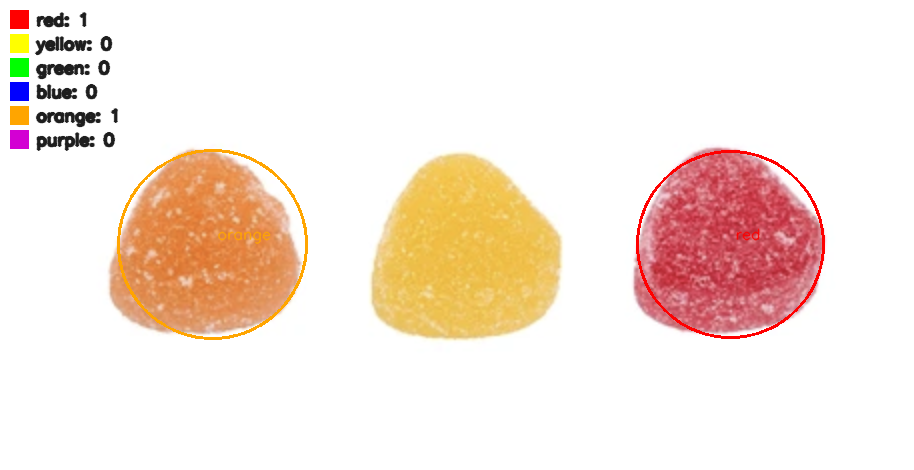
#> input picture exports/cukik_vis.png, 914 x 470 px; its folder holds only this picture in this run
$ python main.py -i exports/cukik_vis.png
#> lines starting #> are read from the running program, lines starting #| are printed output that depends on the picture; after the words box and inside, x2 and y2 are one past the last pixel; in counts of white or black regions, pixels touching at a corner belong together
### src/candy_pipeline.py
import cv2
import numpy as np
import pandas as pd
import json, time
from dataclasses import dataclass

# --- (opcionális) debug: per-szín maszkok mentése és pixelek száma ---
# [8 lines left out: function _debug_save_masks, not called in this run]

# HSV színtartományok (finomítható – jelenleg kissé szigorúbb S/V a háttér kizárására)
COLOR_RANGES = {
    # red: szűkebb alsó sáv, hogy ne menjen az orange-ra
    "red1":   ((0,   45, 45), (7, 255, 255)),     # H: 0..7
    "red2":   ((168, 45, 45), (179, 255, 255)),

    # orange: külön sáv, felfelé nem ér el a yellow-ba
    "orange": ((8,   40, 40), (22, 255, 255)),    # H: 8..22

    # yellow: lejjebb nem ér be az orange-ba
    "yellow": ((23,  40, 40), (40, 255, 255)),    # H: 23..40

    "green":  ((50,  40, 40), (85, 255, 255)),
    "blue":   ((92,  40, 40), (120,255, 255)),
    "purple": ((125, 40, 40), (165,255, 255)),
}


# vizuális színek (BGR)
VIS_COLORS = {
    "red":    (0, 0, 255),
    "yellow": (0, 255, 255),
    "green":  (0, 255, 0),
    "blue":   (255, 0, 0),
    "orange": (0, 165, 255),
    "purple": (211, 0, 211),
    "mixed":  (200, 200, 200),
}

@dataclass
class Params:
    # alap pipeline
    blur_ksize: int = 5
    morph_open: int = 3
    morph_close: int = 3
    min_area: int = 150
    max_area: int = 200000
    circularity_min: float = 0.6
    downscale_max: int = 1400

    # watershed (érintkező cukorkák)
    use_watershed: bool = False
    dt_thresh_ratio: float = 0.4

    # Hough-kördetektálás (színfüggetlen)
    use_hough: bool = False
    hough_dp: float = 1.2
    hough_minDist: int = 60
    hough_param1: int = 100
    hough_param2: int = 30
    hough_minRadius: int = 20
    hough_maxRadius: int = 120

def _ensure_odd(k: int) -> int:
    return max(1, (k // 2) * 2 + 1)

def preprocess(bgr, p: Params):
    h, w = bgr.shape[:2]
    scale = 1.0
    if max(h, w) > p.downscale_max:
        scale = p.downscale_max / max(h, w)
        bgr = cv2.resize(bgr, (int(w * scale), int(h * scale)), interpolation=cv2.INTER_AREA)
    blur_k = _ensure_odd(p.blur_ksize)
    if blur_k > 1:
        bgr = cv2.GaussianBlur(bgr, (blur_k, blur_k), 0)
    hsv = cv2.cvtColor(bgr, cv2.COLOR_BGR2HSV)
    return bgr, hsv, scale

def make_color_masks(hsv):
    masks = {}
    # piros két tartományból
    lower1, upper1 = COLOR_RANGES["red1"]
    lower2, upper2 = COLOR_RANGES["red2"]
    red_mask = cv2.inRange(hsv, np.array(lower1), np.array(upper1)) | \
               cv2.inRange(hsv, np.array(lower2), np.array(upper2))
    masks["red"] = red_mask
    for name in ["yellow", "green", "blue", "orange", "purple"]:
        lo, hi = COLOR_RANGES[name]
        masks[name] = cv2.inRange(hsv, np.array(lo), np.array(hi))
    return masks

# [5 lines left out: function maybe_save_masks, not called in this run]


def combine_masks(masks):
    out = np.zeros_like(next(iter(masks.values())))
    for m in masks.values():
        out = out | m
    return out

def morphology(mask, p: Params):
    out = mask.copy()
    if p.morph_open > 0:
        k = cv2.getStructuringElement(cv2.MORPH_ELLIPSE, (p.morph_open, p.morph_open))
        out = cv2.morphologyEx(out, cv2.MORPH_OPEN, k)
    if p.morph_close > 0:
        k = cv2.getStructuringElement(cv2.MORPH_ELLIPSE, (p.morph_close, p.morph_close))
        out = cv2.morphologyEx(out, cv2.MORPH_CLOSE, k)
    return out

def _contours_from_binary(bin_img):
    contours, _ = cv2.findContours(bin_img, cv2.RETR_EXTERNAL, cv2.CHAIN_APPROX_SIMPLE)
    return contours

def _filter_and_pack_contours(contours, bgr, p: Params):
    detections = []
    for cid, cnt in enumerate(contours):
        area = cv2.contourArea(cnt)
        if area < p.min_area or area > p.max_area:
            continue
        peri = cv2.arcLength(cnt, True)
        if peri == 0:
            continue
        circularity = float((4.0 * np.pi * area) / (peri * peri))
        if circularity < p.circularity_min:
            continue
        (cx, cy), radius = cv2.minEnclosingCircle(cnt)
        x, y, w, h = cv2.boundingRect(cnt)
        detections.append({
            "id": cid,
            "cnt": cnt,
            "bbox": (x, y, w, h),
            "cx": float(cx),
            "cy": float(cy),
            "r": float(radius),
            "area": float(area),
            "circularity": circularity
        })
    return detections

def find_candies(bgr, mask_all, p: Params):
    contours = _contours_from_binary(mask_all)
    return _filter_and_pack_contours(contours, bgr, p)

# [100 lines left out: functions _nms_circles, find_candies_hough, watershed_split, not called in this run]

def classify_color(hsv, det, masks):
    cnt = det["cnt"]
    mask_cnt = np.zeros(hsv.shape[:2], dtype=np.uint8)
    cv2.drawContours(mask_cnt, [cnt], -1, 255, thickness=cv2.FILLED)
    best_color, best_hits = "mixed", 0
    for cname, cmask in masks.items():
        hits = cv2.countNonZero(cv2.bitwise_and(cmask, mask_cnt))
        if hits > best_hits:
            best_hits = hits
            best_color = cname
    return best_color

# [37 lines left out: function classify_color_in_circle, not called in this run]


def _draw_legend(vis, counts, start=(10, 10), box=18, gap=6):
    x, y = start
    for cname in ["red", "yellow", "green", "blue", "orange", "purple"]:
        if cname not in VIS_COLORS:
            continue
        color = VIS_COLORS[cname]
        cv2.rectangle(vis, (x, y), (x + box, y + box), color, thickness=-1)
        txt = f"{cname}: {counts.get(cname, 0)}"
        cv2.putText(vis, txt, (x + box + 8, y + box - 3),
                    cv2.FONT_HERSHEY_SIMPLEX, 0.55, (30, 30, 30), 2, cv2.LINE_AA)
        y += box + gap

def annotate_and_export(bgr, hsv, detections, masks, out_png, out_csv):
    vis = bgr.copy()
    rows = []

    for det in detections:
        if det["cnt"] is not None:
            color = classify_color(hsv, det, masks)
        else:
            color = classify_color_in_circle(hsv, det["cx"], det["cy"], det["r"], COLOR_RANGES)

        cx, cy = int(det["cx"]), int(det["cy"])
        r = int(det["r"])
        bgr_col = VIS_COLORS.get(color, VIS_COLORS["mixed"])

        cv2.circle(vis, (cx, cy), r, bgr_col, 2)
        cv2.putText(vis, color, (cx + 5, cy - 5),
                    cv2.FONT_HERSHEY_SIMPLEX, 0.5, bgr_col, 1, cv2.LINE_AA)

        rows.append({
            "id": det["id"],
            "x": cx,
            "y": cy,
            "radius_px": det["r"],
            "area_px": det["area"],
            "circularity": det["circularity"],
            "color": color
        })

    df = pd.DataFrame(rows)
    counts = df["color"].value_counts().to_dict() if not df.empty else {}
    _draw_legend(vis, counts)

    if out_png:
        cv2.imwrite(out_png, vis)
    if out_csv:
        # 1) részletes táblázat (változatlan)
        df.to_csv(out_csv, index=False)

        # 2) summary csv: per-color + összeg + átlagok + paraméterek
        summary = {
            "total": int(len(df)),
            "avg_radius_px": float(df["radius_px"].mean()) if not df.empty else 0.0,
            "avg_area_px": float(df["area_px"].mean()) if not df.empty else 0.0,
            "circularity_mean": float(df["circularity"].mean()) if not df.empty else 0.0,
            "counts": counts,
            "generated_at": time.strftime("%Y-%m-%d %H:%M:%S"),
        }
        # paraméterek egyszerű dumpja
        try:
            from dataclasses import asdict
            summary["params"] = asdict(params_attached)  # lásd lent: params átadása
        except Exception:
            pass

        import os
        stem, ext = os.path.splitext(out_csv)
        pd.DataFrame([{
            **{f"count_{k}": v for k, v in counts.items()},
            **{k: v for k, v in summary.items() if k not in ["counts","params"]},
            "params_json": json.dumps(summary.get("params", {})),
        }]).to_csv(stem + "_summary.csv", index=False)

    return vis, df, counts


def run(image_path: str, params: Params, out_png: str, out_csv: str):
    global params_attached
    params_attached = params  # így a metrikák exportja el fogja érni
    bgr = cv2.imread(image_path)

    if bgr is None:
        raise FileNotFoundError(image_path)

    bgr_p, hsv, scale = preprocess(bgr, params)

    if params.use_hough:
        # Színtől független kördetektálás; a színt a kör belsejéből becsüljük
        detections = find_candies_hough(bgr_p, hsv, params)
        masks = make_color_masks(hsv)  # legenda miatt hasznos
        maybe_save_masks(masks, out_png)
        mask_all = None
    else:
        masks = make_color_masks(hsv)
        # (opcionális) debug maszkok
        # _debug_save_masks(masks, os.path.join(os.path.dirname(out_png), "masks"))

        mask_all = morphology(combine_masks(masks), params)
        if params.use_watershed:
            detections, _ = watershed_split(bgr_p, mask_all, params)
        else:
            detections = find_candies(bgr_p, mask_all, params)

    vis, df, counts = annotate_and_export(bgr_p, hsv, detections, masks, out_png, out_csv)
    return vis, df, mask_all, counts, scale

### main.py
import argparse, os
from src.candy_pipeline import Params, run

def apply_preset(p, name):
    p.use_hough = True
    if name == "clean":
        p.hough_dp = 1.0
        p.hough_minDist = 80
        p.hough_param1 = 95
        p.hough_param2 = 22
        p.hough_minRadius = 30
        p.hough_maxRadius = 100
        p.min_area = 130
        p.blur_ksize = 3
        p.use_watershed = False
    elif name == "balanced":
        p.hough_dp = 0.95
        p.hough_minDist = 72
        p.hough_param1 = 95
        p.hough_param2 = 18
        p.hough_minRadius = 30
        p.hough_maxRadius = 105
        p.min_area = 110
        p.blur_ksize = 3
    elif name == "aggressive":
        p.hough_dp = 0.9
        p.hough_minDist = 60
        p.hough_param1 = 90
        p.hough_param2 = 14
        p.hough_minRadius = 28
        p.hough_maxRadius = 110
        p.min_area = 90
        p.blur_ksize = 3
    elif name == "stuck":
        p.use_watershed = True
        p.dt_thresh_ratio = 0.45
        p.morph_open = 5
        p.morph_close = 5
        p.use_hough = False
    return p

def main():
    ap = argparse.ArgumentParser(description="Színes cukorkaszámláló és -osztályozó")

    ap.add_argument("--input", "-i", required=True, help="Bemeneti kép (pl. data/samples/candy.jpg)")
    ap.add_argument("--outdir", "-o", default="exports", help="Kimeneti mappa")
    ap.add_argument("--min-area", type=int, default=150)
    ap.add_argument("--circ-min", type=float, default=0.6)
    ap.add_argument("--open", type=int, default=3)
    ap.add_argument("--close", type=int, default=3)
    ap.add_argument("--blur", type=int, default=5)
    ap.add_argument("--watershed", action="store_true")
    ap.add_argument("--dt-thresh", type=float, default=0.4)

    ap.add_argument("--hough", action="store_true")
    ap.add_argument("--h-dp", type=float, default=1.2)
    ap.add_argument("--h-minDist", type=int, default=60)
    ap.add_argument("--h-p1", type=int, default=100)
    ap.add_argument("--h-p2", type=int, default=30)
    ap.add_argument("--h-minR", type=int, default=20)
    ap.add_argument("--h-maxR", type=int, default=120)

    ap.add_argument("--preset", choices=["clean", "balanced", "aggressive", "stuck"])
    ap.add_argument("--save-masks", action="store_true")

    args = ap.parse_args()

    p = Params(
        blur_ksize=args.blur,
        morph_open=args.open,
        morph_close=args.close,
        min_area=args.min_area,
        circularity_min=args.circ_min,
        use_watershed=args.watershed,
        dt_thresh_ratio=args.dt_thresh,
        use_hough=args.hough,
        hough_dp=args.h_dp,
        hough_minDist=args.h_minDist,
        hough_param1=args.h_p1,
        hough_param2=args.h_p2,
        hough_minRadius=args.h_minR,
        hough_maxRadius=args.h_maxR
    )

    if args.preset:
        p = apply_preset(p, args.preset)

    if args.save_masks:
        os.environ["SAVE_MASKS"] = "1"

    os.makedirs(args.outdir, exist_ok=True)
    stem = os.path.splitext(os.path.basename(args.input))[0]
    out_png = os.path.join(args.outdir, f"{stem}_vis.png")
    out_csv = os.path.join(args.outdir, f"{stem}_metrics.csv")

    _, df, _, counts, _ = run(args.input, p, out_png, out_csv)
#> in run, bgr is the input picture: shape (470, 914, 3); mean B, G, R 220.9, 231.1, 247.1
#> in preprocess, `hsv = cv2.cvtColor(bgr, cv2.COLOR_BGR2HSV)`: hsv: shape (470, 914, 3); mean H, S, V 16.3, 31.1, 247.5
#> in run, `bgr_p, hsv, scale = preprocess(bgr, params)`: scale = 1
#> in make_color_masks, `red_mask = cv2.inRange(hsv, np.array(lower1), np.array(upper1)) | \ cv..`:
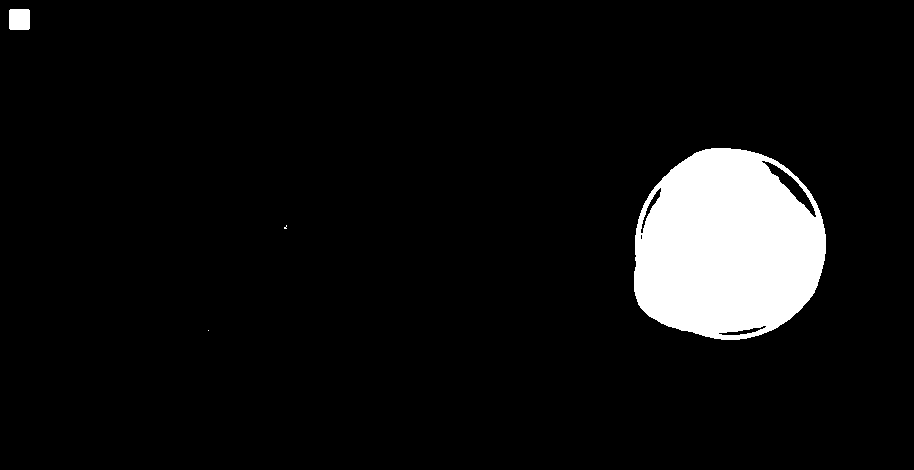
#> red_mask: shape (470, 914); 6.8% white; 4 white regions (2 under 20 px), largest, box (x1, y1, x2, y2) and area: (634, 148, 826, 340) 28648, (9, 9, 30, 30) 437
#> after the loop in make_color_masks, `for name in ["yellow", "green", "blue", "orange", "purple"]:`: masks = 6 items
#> the loop in combine_masks, `for m in masks.values():` made 6 passes
#> pass 2, in combine_masks, `out = out | m`:
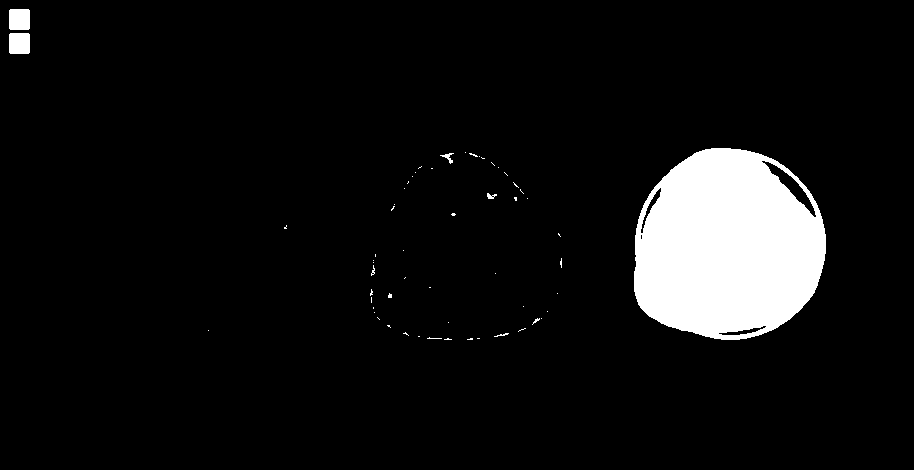
#> out: shape (470, 914); 7% white; 58 white regions (51 under 20 px), largest, box (x1, y1, x2, y2) and area: (634, 148, 826, 340) 28648, (9, 9, 30, 30) 437, (9, 33, 30, 54) 437
#> after the loop in combine_masks, `for m in masks.values():`:
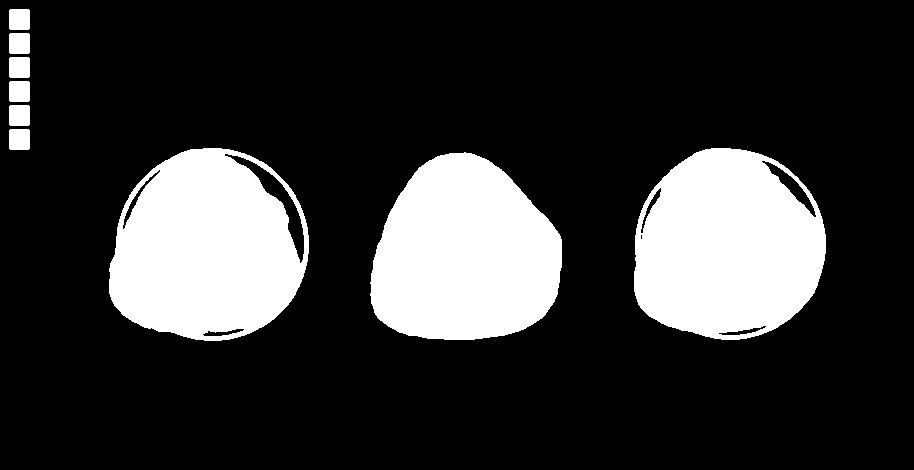
#> out: shape (470, 914); 20.4% white; 9 white regions, largest, box (x1, y1, x2, y2) and area: (109, 148, 309, 341) 28775, (634, 148, 826, 340) 28648, (370, 152, 562, 340) 27798
#> in morphology, `out = cv2.morphologyEx(out, cv2.MORPH_OPEN, k)`: out: shape (470, 914); 20.4% white; 9 white regions, largest, box (x1, y1, x2, y2) and area: (109, 148, 309, 341) 28774, (634, 148, 826, 340) 28648, (370, 152, 562, 340) 27796
#> in morphology, `out = cv2.morphologyEx(out, cv2.MORPH_CLOSE, k)`: out: shape (470, 914); 20.5% white; 9 white regions
#> in _contours_from_binary, `contours, _ = cv2.findContours(bin_img, cv2.RETR_EXTERNAL, cv2.CHAIN_A..`: contours = 9 contours; largest, box (x1, y1, x2, y2) and area: (109, 148, 309, 341) 30231, (634, 148, 826, 340) 29254, (370, 152, 562, 340) 27522, (9, 129, 30, 150) 398, (9, 105, 30, 126) 398
#> the loop in _filter_and_pack_contours, `for cid, cnt in enumerate(contours):` made 9 passes
#> (area, peri, circularity, cx, cy, radius, x, y) on passes 1 to 9: (27522, 633.8, 0.861, 460.7, 255.7, 103.8, 370, 152), (29253.5, 644.4, 0.885, 724.5, 249, 102.5, 634, 148), (30231, 657.1, 0.88, 204.5, 250, 105.9, 109, 148), (398, 77.66, 0.829, 19, 139, 13.45, 9, 129), (398, 77.66, 0.829, 19, 115, 13.45, 9, 105), (398, 77.66, 0.829, 19, 91, 13.45, 9, 81), (398, 77.66, 0.829, 19, 67, 13.45, 9, 57), (398, 77.66, 0.829, 19, 43, 13.45, 9, 33), (398, 77.66, 0.829, 19, 19, 13.45, 9, 9)
#> after the loop in _filter_and_pack_contours, `for cid, cnt in enumerate(contours):`: detections = 9 items
#> the loop in annotate_and_export, `for det in detections:` made 9 passes
#> (color, cx, cy, r, bgr_col) on passes 1 to 9: ('orange', 460, 255, 103, (0, 165, 255)), ('red', 724, 249, 102, (0, 0, 255)), ('orange', 204, 250, 105, (0, 165, 255)), ('purple', 19, 139, 13, (211, 0, 211)), ('orange', 19, 115, 13, (0, 165, 255)), ('blue', 19, 91, 13, (255, 0, 0)), ('green', 19, 67, 13, (0, 255, 0)), ('yellow', 19, 43, 13, (0, 255, 255)), ('red', 19, 19, 13, (0, 0, 255))
#> after the loop in annotate_and_export, `for det in detections:`:
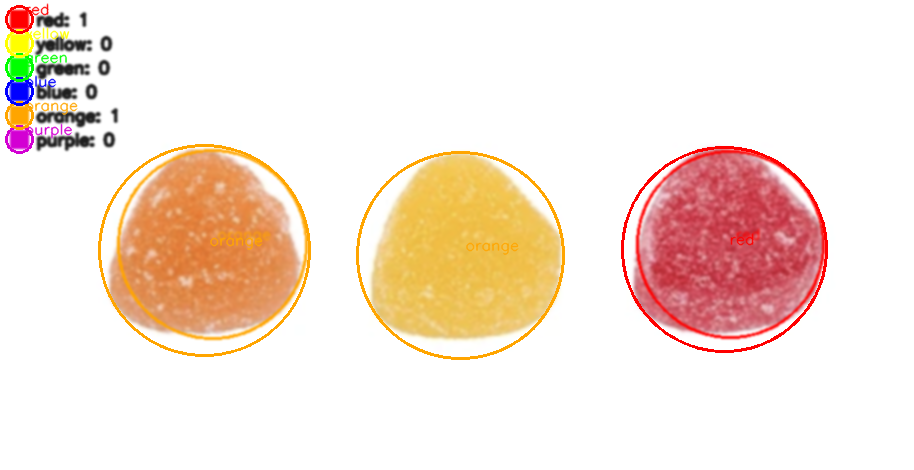
#> vis: shape (470, 914, 3); mean of channels 0, 1, 2 217, 228.8, 246.8; drawn as B, G, R
#> in annotate_and_export, `df = pd.DataFrame(rows)`: df = table of 9 rows and 7 columns
#> in annotate_and_export, `counts = df["color"].value_counts().to_dict() if not df.empty else {}`: counts = {'orange': 3, 'red': 2, 'purple': 1, 'blue': 1, 'green': 1, 'yellow': 1}
#> the loop in _draw_legend, `for cname in ["red", "yellow", "green", "blue", "orange", "purple"]:` made 6 passes
#> txt on passes 1 to 6: 'red: 2', 'yellow: 1', 'green: 1', 'blue: 1', 'orange: 3', 'purple: 1'
#> after the loop in _draw_legend, `for cname in ["red", "yellow", "green", "blue", "orange", "purple"]:`:
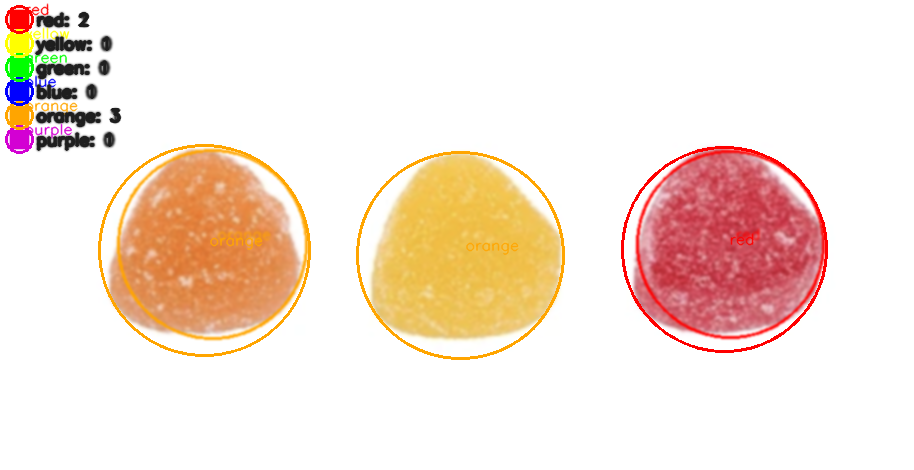
#> vis: shape (470, 914, 3); 1.2% of pixels changed, all inside (x1, y1, x2, y2) = (10, 10, 122, 151); drawn as B, G, R
#> after the loop in _draw_legend, `for cname in ["red", "yellow", "green", "blue", "orange", "purple"]:`: y = 154
#> in run, `vis, df, counts = annotate_and_export(bgr_p, hsv, detections, masks, o..`: df = table of 9 rows and 7 columns
#> df = table of 9 rows and 7 columns

    if df is None or df.empty:
        print("[WARN] Nincs detektált cukorka. Próbáld lazítani a paramétereket vagy használj --preset stuck")
    print("[INFO] Darabszám színenként:", counts)
#| [INFO] Darabszám színenként: {'orange': 3, 'red': 2, 'purple': 1, 'blue': 1, 'green': 1, 'yellow': 1}
    print("[INFO] Mentve:", out_png, "és", out_csv)

if __name__ == "__main__":
    main()
